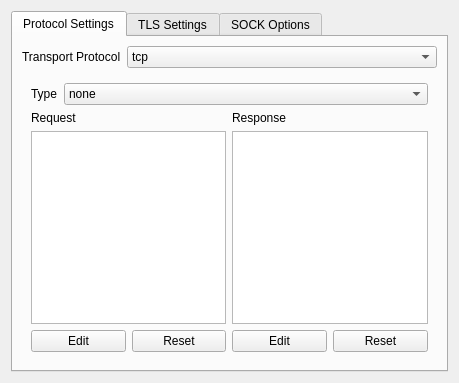
<?xml version="1.0" encoding="UTF-8"?>
<ui version="4.0">
 <class>StreamSettingsWidget</class>
 <widget class="QWidget" name="StreamSettingsWidget">
  <property name="geometry">
   <rect>
    <x>0</x>
    <y>0</y>
    <width>459</width>
    <height>383</height>
   </rect>
  </property>
  <property name="windowTitle">
   <string>Stream Settings Widget</string>
  </property>
  <layout class="QGridLayout" name="gridLayout">
   <item row="0" column="0">
    <widget class="QTabWidget" name="tabWidget">
     <property name="currentIndex">
      <number>0</number>
     </property>
     <widget class="QWidget" name="tab_3">
      <attribute name="title">
       <string>Protocol Settings</string>
      </attribute>
      <layout class="QGridLayout" name="gridLayout_3">
       <item row="1" column="0">
        <widget class="QStackedWidget" name="v2rayStackView">
         <property name="sizePolicy">
          <sizepolicy hsizetype="Minimum" vsizetype="Preferred">
           <horstretch>0</horstretch>
           <verstretch>0</verstretch>
          </sizepolicy>
         </property>
         <property name="minimumSize">
          <size>
           <width>1</width>
           <height>0</height>
          </size>
         </property>
         <property name="currentIndex">
          <number>0</number>
         </property>
         <widget class="QWidget" name="tcpStackPage">
          <layout class="QGridLayout" name="gridLayout_2" rowstretch="0,0,1,0">
           <item row="0" column="0" colspan="4">
            <layout class="QHBoxLayout" name="horizontalLayout" stretch="0,1">
             <item>
              <widget class="QLabel" name="label">
               <property name="text">
                <string>Type</string>
               </property>
              </widget>
             </item>
             <item>
              <widget class="QComboBox" name="tcpHeaderTypeCB">
               <item>
                <property name="text">
                 <string notr="true">none</string>
                </property>
               </item>
               <item>
                <property name="text">
                 <string notr="true">http</string>
                </property>
               </item>
              </widget>
             </item>
            </layout>
           </item>
           <item row="2" column="0" colspan="2">
            <widget class="QPlainTextEdit" name="tcpRequestTxt">
             <property name="sizePolicy">
              <sizepolicy hsizetype="Preferred" vsizetype="Preferred">
               <horstretch>0</horstretch>
               <verstretch>0</verstretch>
              </sizepolicy>
             </property>
             <property name="lineWrapMode">
              <enum>QPlainTextEdit::NoWrap</enum>
             </property>
             <property name="readOnly">
              <bool>true</bool>
             </property>
             <property name="plainText">
              <string/>
             </property>
             <property name="backgroundVisible">
              <bool>false</bool>
             </property>
             <property name="placeholderText">
              <string notr="true"/>
             </property>
            </widget>
           </item>
           <item row="2" column="2" colspan="2">
            <widget class="QPlainTextEdit" name="tcpRespTxt">
             <property name="sizePolicy">
              <sizepolicy hsizetype="Preferred" vsizetype="Preferred">
               <horstretch>0</horstretch>
               <verstretch>0</verstretch>
              </sizepolicy>
             </property>
             <property name="lineWrapMode">
              <enum>QPlainTextEdit::NoWrap</enum>
             </property>
             <property name="readOnly">
              <bool>true</bool>
             </property>
             <property name="plainText">
              <string/>
             </property>
             <property name="placeholderText">
              <string notr="true"/>
             </property>
            </widget>
           </item>
           <item row="3" column="0">
            <widget class="QPushButton" name="tcpRequestEditBtn">
             <property name="text">
              <string>Edit</string>
             </property>
            </widget>
           </item>
           <item row="3" column="1">
            <widget class="QPushButton" name="tcpRequestDefBtn">
             <property name="text">
              <string>Reset</string>
             </property>
            </widget>
           </item>
           <item row="3" column="2">
            <widget class="QPushButton" name="tcpResponseEditBtn">
             <property name="text">
              <string>Edit</string>
             </property>
            </widget>
           </item>
           <item row="3" column="3">
            <widget class="QPushButton" name="tcpRespDefBtn">
             <property name="text">
              <string>Reset</string>
             </property>
            </widget>
           </item>
           <item row="1" column="2" colspan="2">
            <widget class="QLabel" name="label_3">
             <property name="text">
              <string>Response</string>
             </property>
            </widget>
           </item>
           <item row="1" column="0" colspan="2">
            <widget class="QLabel" name="label_2">
             <property name="text">
              <string>Request</string>
             </property>
            </widget>
           </item>
          </layout>
         </widget>
         <widget class="QWidget" name="httpStackPage">
          <layout class="QFormLayout" name="formLayout_8">
           <item row="0" column="0">
            <widget class="QLabel" name="label_32">
             <property name="text">
              <string>Method</string>
             </property>
            </widget>
           </item>
           <item row="0" column="1">
            <widget class="QLineEdit" name="httpMethodTxt"/>
           </item>
           <item row="1" column="0">
            <widget class="QLabel" name="label_5">
             <property name="text">
              <string>Path</string>
             </property>
            </widget>
           </item>
           <item row="1" column="1">
            <widget class="QLineEdit" name="httpPathTxt">
             <property name="placeholderText">
              <string notr="true">/</string>
             </property>
            </widget>
           </item>
           <item row="2" column="0">
            <widget class="QLabel" name="label_4">
             <property name="text">
              <string>Host</string>
             </property>
            </widget>
           </item>
           <item row="2" column="1">
            <widget class="QPlainTextEdit" name="httpHostTxt">
             <property name="placeholderText">
              <string notr="true">myhost.mydomain.com</string>
             </property>
            </widget>
           </item>
           <item row="3" column="0" colspan="2">
            <widget class="QLabel" name="label_33">
             <property name="text">
              <string>Headers (TODO)</string>
             </property>
            </widget>
           </item>
          </layout>
         </widget>
         <widget class="QWidget" name="wsStackPage">
          <layout class="QGridLayout" name="gridLayout_9" rowstretch="0,0,1">
           <item row="0" column="0">
            <layout class="QFormLayout" name="formLayout_7">
             <item row="0" column="0">
              <widget class="QLabel" name="label_7">
               <property name="text">
                <string>Path</string>
               </property>
              </widget>
             </item>
             <item row="1" column="0">
              <widget class="QLabel" name="label_12">
               <property name="text">
                <string>Max Early Data</string>
               </property>
              </widget>
             </item>
             <item row="0" column="1">
              <widget class="QLineEdit" name="wsPathTxt">
               <property name="text">
                <string/>
               </property>
               <property name="placeholderText">
                <string notr="true">/wsPath</string>
               </property>
              </widget>
             </item>
             <item row="1" column="1">
              <widget class="QSpinBox" name="wsEarlyDataSB">
               <property name="minimum">
                <number>0</number>
               </property>
               <property name="maximum">
                <number>99999</number>
               </property>
               <property name="value">
                <number>1024</number>
               </property>
              </widget>
             </item>
             <item row="2" column="0">
              <widget class="QLabel" name="label_25">
               <property name="text">
                <string>Browser Forwarding</string>
               </property>
              </widget>
             </item>
             <item row="2" column="1">
              <widget class="QCheckBox" name="wsBrowserForwardCB">
               <property name="text">
                <string>Enabled</string>
               </property>
              </widget>
             </item>
             <item row="3" column="0">
              <widget class="QLabel" name="label_30">
               <property name="text">
                <string>Early Data Header</string>
               </property>
              </widget>
             </item>
             <item row="3" column="1">
              <widget class="QLineEdit" name="wsEarlyDataHeaderTxt"/>
             </item>
            </layout>
           </item>
           <item row="2" column="0">
            <widget class="QPlainTextEdit" name="wsHeadersTxt">
             <property name="placeholderText">
              <string notr="true">Key|Value</string>
             </property>
            </widget>
           </item>
           <item row="1" column="0">
            <widget class="QLabel" name="label_26">
             <property name="text">
              <string>Headers</string>
             </property>
            </widget>
           </item>
          </layout>
         </widget>
         <widget class="QWidget" name="mKCPStackPage">
          <layout class="QFormLayout" name="formLayout_5">
           <item row="0" column="0">
            <widget class="QLabel" name="label_16">
             <property name="text">
              <string>Header</string>
             </property>
            </widget>
           </item>
           <item row="0" column="1">
            <widget class="QComboBox" name="kcpHeaderType">
             <property name="sizePolicy">
              <sizepolicy hsizetype="MinimumExpanding" vsizetype="Fixed">
               <horstretch>0</horstretch>
               <verstretch>0</verstretch>
              </sizepolicy>
             </property>
             <item>
              <property name="text">
               <string notr="true">none</string>
              </property>
             </item>
             <item>
              <property name="text">
               <string notr="true">srtp</string>
              </property>
             </item>
             <item>
              <property name="text">
               <string notr="true">utp</string>
              </property>
             </item>
             <item>
              <property name="text">
               <string notr="true">wechat-video</string>
              </property>
             </item>
             <item>
              <property name="text">
               <string notr="true">dtls</string>
              </property>
             </item>
             <item>
              <property name="text">
               <string notr="true">wireguard</string>
              </property>
             </item>
            </widget>
           </item>
           <item row="1" column="0">
            <widget class="QLabel" name="label_13">
             <property name="text">
              <string>Seed</string>
             </property>
            </widget>
           </item>
           <item row="1" column="1">
            <widget class="QLineEdit" name="kcpSeedTxt"/>
           </item>
           <item row="2" column="0">
            <widget class="QLabel" name="label_23">
             <property name="text">
              <string>Capacity</string>
             </property>
             <property name="alignment">
              <set>Qt::AlignRight|Qt::AlignTrailing|Qt::AlignVCenter</set>
             </property>
            </widget>
           </item>
           <item row="2" column="1">
            <layout class="QHBoxLayout" name="horizontalLayout_5" stretch="1,1">
             <item>
              <widget class="QSpinBox" name="kcpUploadCapacSB">
               <property name="suffix">
                <string notr="true"> MB/s</string>
               </property>
               <property name="prefix">
                <string>Up: </string>
               </property>
               <property name="maximum">
                <number>4096</number>
               </property>
               <property name="value">
                <number>5</number>
               </property>
              </widget>
             </item>
             <item>
              <widget class="QSpinBox" name="kcpDownCapacitySB">
               <property name="minimumSize">
                <size>
                 <width>80</width>
                 <height>0</height>
                </size>
               </property>
               <property name="suffix">
                <string notr="true"> MB/s</string>
               </property>
               <property name="prefix">
                <string>Down: </string>
               </property>
               <property name="maximum">
                <number>4096</number>
               </property>
               <property name="value">
                <number>20</number>
               </property>
              </widget>
             </item>
            </layout>
           </item>
           <item row="3" column="0">
            <widget class="QLabel" name="label_22">
             <property name="text">
              <string>Buffer Size</string>
             </property>
             <property name="alignment">
              <set>Qt::AlignRight|Qt::AlignTrailing|Qt::AlignVCenter</set>
             </property>
            </widget>
           </item>
           <item row="3" column="1">
            <layout class="QHBoxLayout" name="horizontalLayout_6" stretch="1,1">
             <item>
              <widget class="QSpinBox" name="kcpWriteBufferSB">
               <property name="suffix">
                <string notr="true"> MB</string>
               </property>
               <property name="prefix">
                <string>Write Size: </string>
               </property>
               <property name="maximum">
                <number>1024</number>
               </property>
               <property name="value">
                <number>2</number>
               </property>
              </widget>
             </item>
             <item>
              <widget class="QSpinBox" name="kcpReadBufferSB">
               <property name="suffix">
                <string notr="true"> MB</string>
               </property>
               <property name="prefix">
                <string>Read Size: </string>
               </property>
               <property name="maximum">
                <number>1024</number>
               </property>
               <property name="value">
                <number>2</number>
               </property>
              </widget>
             </item>
            </layout>
           </item>
           <item row="4" column="0">
            <widget class="QLabel" name="label_24">
             <property name="text">
              <string>Congestion</string>
             </property>
            </widget>
           </item>
           <item row="4" column="1">
            <widget class="QCheckBox" name="kcpCongestionCB">
             <property name="text">
              <string>Congestion</string>
             </property>
            </widget>
           </item>
           <item row="5" column="0">
            <widget class="QLabel" name="label_15">
             <property name="text">
              <string>Options</string>
             </property>
            </widget>
           </item>
           <item row="5" column="1">
            <layout class="QHBoxLayout" name="horizontalLayout_3">
             <item>
              <widget class="QLabel" name="label_8">
               <property name="text">
                <string>MTU</string>
               </property>
              </widget>
             </item>
             <item>
              <widget class="QSpinBox" name="kcpMTU">
               <property name="sizePolicy">
                <sizepolicy hsizetype="MinimumExpanding" vsizetype="Fixed">
                 <horstretch>0</horstretch>
                 <verstretch>0</verstretch>
                </sizepolicy>
               </property>
               <property name="suffix">
                <string notr="true"> B</string>
               </property>
               <property name="minimum">
                <number>576</number>
               </property>
               <property name="maximum">
                <number>1460</number>
               </property>
               <property name="value">
                <number>1350</number>
               </property>
              </widget>
             </item>
             <item>
              <widget class="QLabel" name="label_10">
               <property name="text">
                <string>TTI</string>
               </property>
              </widget>
             </item>
             <item>
              <widget class="QSpinBox" name="kcpTTI">
               <property name="sizePolicy">
                <sizepolicy hsizetype="MinimumExpanding" vsizetype="Fixed">
                 <horstretch>0</horstretch>
                 <verstretch>0</verstretch>
                </sizepolicy>
               </property>
               <property name="suffix">
                <string notr="true"> ms</string>
               </property>
               <property name="minimum">
                <number>10</number>
               </property>
               <property name="maximum">
                <number>100</number>
               </property>
               <property name="value">
                <number>50</number>
               </property>
              </widget>
             </item>
            </layout>
           </item>
          </layout>
         </widget>
         <widget class="QWidget" name="dsStackPage">
          <layout class="QFormLayout" name="formLayout_2">
           <item row="0" column="0">
            <widget class="QLabel" name="label_17">
             <property name="text">
              <string>Path</string>
             </property>
            </widget>
           </item>
           <item row="0" column="1">
            <widget class="QLineEdit" name="dsPathTxt">
             <property name="text">
              <string/>
             </property>
             <property name="placeholderText">
              <string notr="true">/dsPath</string>
             </property>
            </widget>
           </item>
          </layout>
         </widget>
         <widget class="QWidget" name="quicStackPage">
          <layout class="QFormLayout" name="formLayout_3">
           <item row="0" column="0">
            <widget class="QLabel" name="label_18">
             <property name="text">
              <string>Security</string>
             </property>
            </widget>
           </item>
           <item row="0" column="1">
            <widget class="QComboBox" name="quicSecurityCB">
             <item>
              <property name="text">
               <string notr="true">none</string>
              </property>
             </item>
             <item>
              <property name="text">
               <string notr="true">aes-128-gcm</string>
              </property>
             </item>
             <item>
              <property name="text">
               <string notr="true">chacha20-poly1305</string>
              </property>
             </item>
            </widget>
           </item>
           <item row="1" column="0">
            <widget class="QLabel" name="label_19">
             <property name="text">
              <string>Key</string>
             </property>
            </widget>
           </item>
           <item row="1" column="1">
            <widget class="QLineEdit" name="quicKeyTxt">
             <property name="text">
              <string/>
             </property>
             <property name="placeholderText">
              <string>keys</string>
             </property>
            </widget>
           </item>
           <item row="2" column="0">
            <widget class="QLabel" name="label_20">
             <property name="text">
              <string>Headers</string>
             </property>
            </widget>
           </item>
           <item row="2" column="1">
            <widget class="QComboBox" name="quicHeaderTypeCB">
             <item>
              <property name="text">
               <string notr="true">none</string>
              </property>
             </item>
             <item>
              <property name="text">
               <string notr="true">srtp</string>
              </property>
             </item>
             <item>
              <property name="text">
               <string notr="true">utp</string>
              </property>
             </item>
             <item>
              <property name="text">
               <string notr="true">wechat-video</string>
              </property>
             </item>
             <item>
              <property name="text">
               <string notr="true">dtls</string>
              </property>
             </item>
             <item>
              <property name="text">
               <string notr="true">wireguard</string>
              </property>
             </item>
            </widget>
           </item>
           <item row="3" column="0">
            <spacer name="verticalSpacer_2">
             <property name="orientation">
              <enum>Qt::Vertical</enum>
             </property>
             <property name="sizeHint" stdset="0">
              <size>
               <width>20</width>
               <height>40</height>
              </size>
             </property>
            </spacer>
           </item>
          </layout>
         </widget>
         <widget class="QWidget" name="grpcStackPage">
          <layout class="QFormLayout" name="formLayout_6">
           <item row="0" column="0">
            <widget class="QLabel" name="label_11">
             <property name="text">
              <string>Service Name</string>
             </property>
            </widget>
           </item>
           <item row="0" column="1">
            <widget class="QLineEdit" name="grpcServiceNameTxt"/>
           </item>
           <item row="1" column="0">
            <widget class="QLabel" name="modeLabel">
             <property name="text">
              <string>Mode</string>
             </property>
            </widget>
           </item>
           <item row="1" column="1">
            <widget class="QComboBox" name="grpcModeCB">
             <item>
              <property name="text">
               <string notr="true">gun</string>
              </property>
             </item>
             <item>
              <property name="text">
               <string notr="true">multi</string>
              </property>
             </item>
            </widget>
           </item>
          </layout>
         </widget>
         <widget class="QWidget" name="hy2StackPage">
          <layout class="QFormLayout" name="formLayout_1000">
           <item row="0" column="0">
            <widget class="QLabel" name="label_1000">
             <property name="text">
              <string>Password</string>
             </property>
            </widget>
           </item>
           <item row="0" column="1">
            <widget class="QLineEdit" name="hy2PasswordTxt">
             <property name="text">
              <string/>
             </property>
            </widget>
           </item>
           <item row="1" column="0" colspan="2">
            <widget class="QCheckBox" name="hy2UseUDPExtensionCB">
             <property name="text">
              <string>Use UDP Extension</string>
             </property>
            </widget>
           </item>
           <item row="2" column="0">
            <widget class="QLabel" name="label_1001">
             <property name="text">
              <string>Congestion</string>
             </property>
             <property name="alignment">
              <set>Qt::AlignRight|Qt::AlignTrailing|Qt::AlignVCenter</set>
             </property>
            </widget>
           </item>
           <item row="2" column="1">
            <layout class="QHBoxLayout" name="horizontalLayout_1000" stretch="1,1">
             <item>
              <widget class="QSpinBox" name="hy2UpMbpsSB">
               <property name="suffix">
                <string notr="true"> mbps</string>
               </property>
               <property name="prefix">
                <string>Up: </string>
               </property>
               <property name="value">
                <number>0</number>
               </property>
              </widget>
             </item>
             <item>
              <widget class="QSpinBox" name="hy2DownMbpsSB">
               <property name="minimumSize">
                <size>
                 <width>80</width>
                 <height>0</height>
                </size>
               </property>
               <property name="suffix">
                <string notr="true"> mbps</string>
               </property>
               <property name="prefix">
                <string>Down: </string>
               </property>
               <property name="value">
                <number>0</number>
               </property>
              </widget>
             </item>
            </layout>
           </item>
          </layout>
         </widget>
        </widget>
       </item>
       <item row="0" column="0">
        <layout class="QHBoxLayout" name="horizontalLayout_2" stretch="0,1">
         <item>
          <widget class="QLabel" name="transportLabel">
           <property name="text">
            <string>Transport Protocol</string>
           </property>
          </widget>
         </item>
         <item>
          <widget class="QComboBox" name="transportCombo">
           <item>
            <property name="text">
             <string notr="true">tcp</string>
            </property>
           </item>
           <item>
            <property name="text">
             <string notr="true">http</string>
            </property>
           </item>
           <item>
            <property name="text">
             <string notr="true">ws</string>
            </property>
           </item>
           <item>
            <property name="text">
             <string notr="true">kcp</string>
            </property>
           </item>
           <item>
            <property name="text">
             <string notr="true">domainsocket</string>
            </property>
           </item>
           <item>
            <property name="text">
             <string notr="true">quic</string>
            </property>
           </item>
           <item>
            <property name="text">
             <string notr="true">grpc</string>
            </property>
           </item>
           <item>
            <property name="text">
             <string notr="true">hysteria2</string>
            </property>
           </item>
          </widget>
         </item>
        </layout>
       </item>
      </layout>
     </widget>
     <widget class="QWidget" name="tab">
      <attribute name="title">
       <string>TLS Settings</string>
      </attribute>
      <layout class="QFormLayout" name="formLayout">
       <item row="0" column="0">
        <widget class="QLabel" name="label_21">
         <property name="text">
          <string>Security Type</string>
         </property>
        </widget>
       </item>
       <item row="0" column="1">
        <widget class="QComboBox" name="securityTypeCB">
         <item>
          <property name="text">
           <string notr="true">None</string>
          </property>
         </item>
         <item>
          <property name="text">
           <string notr="true">TLS</string>
          </property>
         </item>
        </widget>
       </item>
       <item row="1" column="0" colspan="2">
        <widget class="QCheckBox" name="enableSessionResumptionCB">
         <property name="text">
          <string>Enable Session Resumption</string>
         </property>
         <property name="checked">
          <bool>false</bool>
         </property>
        </widget>
       </item>
       <item row="2" column="0" colspan="2">
        <widget class="QCheckBox" name="disableSystemRoot">
         <property name="text">
          <string>Disable System Root Certificates</string>
         </property>
        </widget>
       </item>
       <item row="3" column="0">
        <widget class="QLabel" name="label_6">
         <property name="text">
          <string>Server Address (SNI)</string>
         </property>
        </widget>
       </item>
       <item row="3" column="1">
        <widget class="QLineEdit" name="serverNameTxt"/>
       </item>
       <item row="4" column="0">
        <widget class="QLabel" name="label_14">
         <property name="text">
          <string>ALPN</string>
         </property>
        </widget>
       </item>
       <item row="4" column="1">
        <widget class="QLineEdit" name="alpnTxt"/>
       </item>
       <item row="5" column="0" colspan="2">
        <widget class="QCheckBox" name="allowInsecureCB">
         <property name="text">
          <string>Allow Insecure</string>
         </property>
        </widget>
       </item>
       <item row="6" column="0">
        <widget class="QLabel" name="label_34">
         <property name="text">
          <string>Peer Certchain Sha256</string>
         </property>
        </widget>
       </item>
       <item row="6" column="1">
        <widget class="QLineEdit" name="pinnedPeerCertificateChainSha256Txt">
         <property name="placeholderText">
          <string>split with "|"</string>
         </property>
        </widget>
       </item>
       <item row="7" column="0">
        <widget class="QLabel" name="label_35">
         <property name="text">
          <string>uTLS fingerprint</string>
         </property>
        </widget>
       </item>
       <item row="7" column="1">
        <widget class="QComboBox" name="utlsFingerprintCB">
         <property name="sizePolicy">
          <sizepolicy hsizetype="Expanding" vsizetype="Fixed">
           <horstretch>0</horstretch>
           <verstretch>0</verstretch>
          </sizepolicy>
         </property>
         <property name="editable">
          <bool>true</bool>
         </property>
         <item>
          <property name="text">
           <string />
          </property>
         </item>
         <item>
          <property name="text">
           <string notr="true">chrome_auto</string>
          </property>
         </item>
         <item>
          <property name="text">
           <string notr="true">firefox_auto</string>
          </property>
         </item>
         <item>
          <property name="text">
           <string notr="true">safari_auto</string>
          </property>
         </item>
        </widget>
       </item>
       <item row="8" column="0">
        <widget class="QLabel" name="label_9">
         <property name="text">
          <string>Certificates</string>
         </property>
        </widget>
       </item>
       <item row="8" column="1">
        <widget class="QPushButton" name="openCertEditorBtn">
         <property name="enabled">
          <bool>false</bool>
         </property>
         <property name="toolTip">
          <string notr="true">Not Implemented</string>
         </property>
         <property name="text">
          <string>Open Certificate Editor</string>
         </property>
        </widget>
       </item>
      </layout>
     </widget>
     <widget class="QWidget" name="tab_2">
      <attribute name="title">
       <string>SOCK Options</string>
      </attribute>
      <layout class="QFormLayout" name="formLayout_4">
       <item row="0" column="0">
        <widget class="QLabel" name="label_28">
         <property name="text">
          <string>Mark</string>
         </property>
        </widget>
       </item>
       <item row="0" column="1">
        <widget class="QSpinBox" name="soMarkSpinBox">
         <property name="maximum">
          <number>255</number>
         </property>
        </widget>
       </item>
       <item row="1" column="0">
        <widget class="QLabel" name="label_29">
         <property name="text">
          <string>TCP Fast Open</string>
         </property>
        </widget>
       </item>
       <item row="1" column="1">
        <widget class="QCheckBox" name="tcpFastOpenCB">
         <property name="text">
          <string>Enabled</string>
         </property>
        </widget>
       </item>
       <item row="2" column="0">
        <widget class="QLabel" name="label_27">
         <property name="text">
          <string>tProxy Mode</string>
         </property>
        </widget>
       </item>
       <item row="2" column="1">
        <widget class="QComboBox" name="tProxyCB">
         <item>
          <property name="text">
           <string notr="true">off</string>
          </property>
         </item>
         <item>
          <property name="text">
           <string notr="true">redirect</string>
          </property>
         </item>
         <item>
          <property name="text">
           <string notr="true">tproxy</string>
          </property>
         </item>
        </widget>
       </item>
       <item row="3" column="1">
        <widget class="QSpinBox" name="tcpKeepAliveIntervalSB"/>
       </item>
       <item row="3" column="0">
        <widget class="QLabel" name="label_31">
         <property name="text">
          <string>KeepAlive Interval</string>
         </property>
        </widget>
       </item>
      </layout>
     </widget>
    </widget>
   </item>
  </layout>
 </widget>
 <tabstops>
  <tabstop>tabWidget</tabstop>
  <tabstop>transportCombo</tabstop>
  <tabstop>tcpHeaderTypeCB</tabstop>
  <tabstop>tcpRequestTxt</tabstop>
  <tabstop>tcpRespTxt</tabstop>
  <tabstop>tcpRequestEditBtn</tabstop>
  <tabstop>tcpRequestDefBtn</tabstop>
  <tabstop>tcpResponseEditBtn</tabstop>
  <tabstop>tcpRespDefBtn</tabstop>
  <tabstop>wsHeadersTxt</tabstop>
  <tabstop>kcpUploadCapacSB</tabstop>
  <tabstop>kcpDownCapacitySB</tabstop>
  <tabstop>dsPathTxt</tabstop>
  <tabstop>quicSecurityCB</tabstop>
  <tabstop>quicKeyTxt</tabstop>
  <tabstop>quicHeaderTypeCB</tabstop>
  <tabstop>serverNameTxt</tabstop>
  <tabstop>soMarkSpinBox</tabstop>
  <tabstop>tcpFastOpenCB</tabstop>
  <tabstop>tProxyCB</tabstop>
 </tabstops>
 <resources/>
 <connections/>
</ui>
